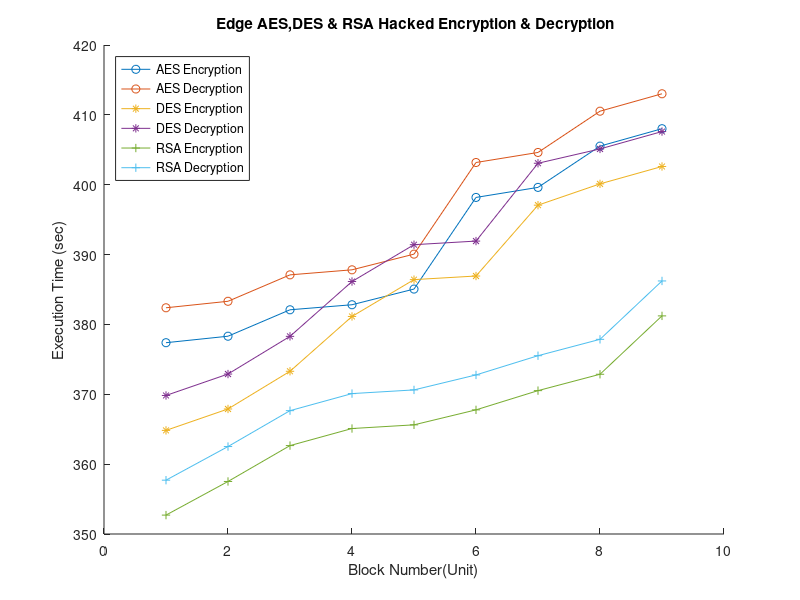

Source code (MATLAB):
clear all;
close all;
clc

A= dlmread("hacked_again.csv");
x= A(:,1);
x1= A(:,2);
y= A(:,3);
y1= A(:,4);
z= A(:,5);
z1= A(:,6);

hold on
plot(x, '-o');
plot(x1, '-o');
plot(y, '-*');
plot(y1, '-*');
plot(z, '-+');
plot(z1, '-+');

legend('AES Encryption','AES Decryption', 'DES Encryption', 'DES Decryption','RSA Encryption','RSA Decryption',  'Location', 'NorthWest')
xlabel('Block Number(Unit)'), ylabel('Execution Time (sec)')
title(' Edge AES,DES & RSA Hacked Encryption & Decryption')
